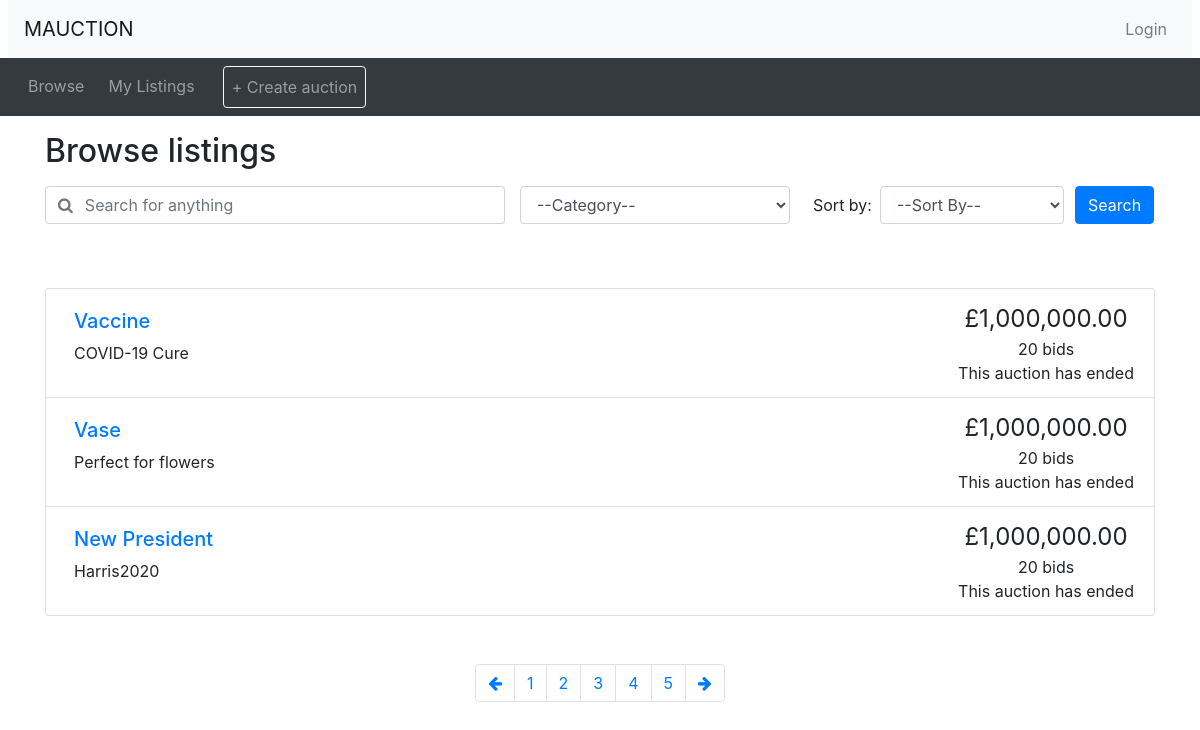
Screenshot of /browse.php with the database file from the repository.
### tables this page shows
CREATE TABLE `auctions` (
saleItemID INT NOT NULL AUTO_INCREMENT,
itemName VARCHAR(200) NOT NULL,
userID INT NOT NULL, 
startDate DATETIME NOT NULL DEFAULT CURRENT_TIMESTAMP,
category VARCHAR(100) NOT NULL,
startPrice DECIMAL NOT NULL,
description VARCHAR(300) NOT NULL, 
reservePrice DECIMAL NULL,
endTime TIME NOT NULL, 
endDate DATE NOT NULL, 
finalPrice DECIMAL NULL, 
commission DECIMAL NOT NULL,                
delivery VARCHAR(20) NOT NULL, 
outcome VARCHAR(30) NOT NULL,
cond VARCHAR(30) NOT NULL, 
PRIMARY KEY (saleItemID));

### utilities.php (the view, shortened to what this page needs)
<?php
function print_listing_li($item_id, $title, $desc, $price, $num_bids, $end_time)
{
  if (strlen($desc) > 250) {
    $desc_shortened = substr($desc, 0, 250) . '...';
  }
  else {
    $desc_shortened = $desc;
  }
  if ($num_bids == 1) {
    $bid = ' bid';
  }
  else {
    $bid = ' bids';
  }
  $now = new DateTime();
  if ($now > $end_time) {
    $time_remaining = 'This auction has ended';
  }
  else {
    $time_to_end = date_diff($now, $end_time);
    $time_remaining = display_time_remaining($time_to_end) . ' remaining';
  }
  echo('
    <li class="list-group-item d-flex justify-content-between">
    <div class="p-2 mr-5"><h5><a href="listing.php?item_id=' . $item_id . '">' . $title . '</a></h5>' . $desc_shortened . '</div>
    <div class="text-center text-nowrap"><span style="font-size: 1.5em">£' . number_format($price, 2) . '</span><br/>' . $num_bids . $bid . '<br/>' . $time_remaining . '</div>
  </li>'
  );
}
?>

### header.php (shortened to what this page needs)
<!doctype html>
<html lang="en">
<head>
  <link rel="stylesheet" href="css/bootstrap.min.css">
  <link rel="stylesheet" href="https://cdnjs.cloudflare.com/ajax/libs/font-awesome/4.7.0/css/font-awesome.min.css">
  <link rel="stylesheet" href="css/custom.css">
</head>
<body>
<nav class="navbar navbar-expand-lg navbar-light bg-light mx-2">
  <a class="navbar-brand" href="#">MAUCTION</a>
  <ul class="navbar-nav ml-auto">
    <li class="nav-item">
<?php
  if (isset($_SESSION['logged_in']) && $_SESSION['logged_in'] == true) {
    echo '<a class="nav-link" href="logout.php">Logout</a>';
  }
  else {
    echo '<button type="button" class="btn nav-link" data-toggle="modal" data-target="#loginModal">Login</button>';
  }
?>
    </li>
  </ul>
</nav>
<nav class="navbar navbar-expand-lg navbar-dark bg-dark">
  <ul class="navbar-nav align-middle">
	<li class="nav-item mx-1">
      <a class="nav-link" href="browse.php">Browse</a>
    </li>
<?php
  if (isset($_SESSION['account_type']) && $_SESSION['account_type'] == 'seller') {
  echo('
	<li class="nav-item mx-1">
      <a class="nav-link" href="mylistings.php">My Listings</a>
    </li>
	<li class="nav-item ml-3">
      <a class="nav-link btn border-light" href="create_auction.php">+ Create auction</a>
    </li>');
  }
?>
  </ul>
</nav>

### browse.php (shortened to what this page needs)
<?php
include 'connection.php';
?>
<?php include_once("header.php")?>
<?php require("utilities.php")?>
<div class="container">
<?php
  $num_results = 96;
  $results_per_page = 10;
  $max_page = ceil($num_results / $results_per_page);
?>
<h2 class="my-3">Browse listings</h2>
<div id="searchSpecs">
<form method="post">
  <div class="row">
    <div class="col-md-5 pr-0">
      <div class="form-group">
	    <div class="input-group">
          <div class="input-group-prepend">
            <span class="input-group-text bg-transparent pr-0 text-muted">
              <i class="fa fa-search"></i>
            </span>
          </div>
          <input type="text" class="form-control border-left-0" id="keyword" name="keyword" placeholder="Search for anything">
        </div>
      </div>
    </div>
    <div class="col-md-3 pr-0">
      <div class="form-group">
        <select class="form-control" id="cat" name="cat">
          <option selected value="none">--Category--</option>
        </select>
      </div>
    </div>
    <div class="col-md-3 pr-0">
      <div class="form-inline">
        <label class="mx-2" for="order_by" name="order_by">Sort by:</label>
        <select class="form-control" id="order_by">
          <option selected value="none">--Sort By--</option>
        </select>
      </div>
    </div>
    <div class="col-md-1 px-0">
      <button type="submit" name="search" class="btn btn-primary">Search</button>
    </div>
  </div>
</form>
</div>
</div>
<div class="container mt-5">
<ul class="list-group">
<?php
$query = "SELECT userID, itemName, description, startPrice, commission, endDate FROM auctions";
$result = mysqli_query($connection,$query) or die('Error making select users query' .mysql_error());
$queryRes = mysqli_num_rows($result);
if ($queryRes > 0) {
  while ($row = mysqli_fetch_assoc($result)) {
  $item_id = $row['userID'];
  $title = $row['itemName'];
  $description = $row['description'];
  $current_price = $row['startPrice'];
  $num_bids = $row['commission'];
  $end_date = $row['endDate'];
  print_listing_li($item_id, $title, $description, $current_price, $num_bids, $end_date);
  }
}
?>
</ul>
<nav aria-label="Search results pages" class="mt-5">
  <ul class="pagination justify-content-center">
<?php
  $querystring = "";
  $high_page_boost = max(3 - $curr_page, 0);
  $low_page_boost = max(2 - ($max_page - $curr_page), 0);
  $low_page = max(1, $curr_page - 2 - $low_page_boost);
  $high_page = min($max_page, $curr_page + 2 + $high_page_boost);
  if ($curr_page != 1) {
    echo('
    <li class="page-item">
      <a class="page-link" href="browse.php?' . $querystring . 'page=' . ($curr_page - 1) . '" aria-label="Previous">
        <span aria-hidden="true"><i class="fa fa-arrow-left"></i></span>
        <span class="sr-only">Previous</span>
      </a>
    </li>');
  }
  for ($i = $low_page; $i <= $high_page; $i++) {
    if ($i == $curr_page) {
      echo('
    <li class="page-item active">');
    }
    else {
      echo('
    <li class="page-item">');
    }
    echo('
      <a class="page-link" href="browse.php?' . $querystring . 'page=' . $i . '">' . $i . '</a>
    </li>');
  }
  if ($curr_page != $max_page) {
    echo('
    <li class="page-item">
      <a class="page-link" href="browse.php?' . $querystring . 'page=' . ($curr_page + 1) . '" aria-label="Next">
        <span aria-hidden="true"><i class="fa fa-arrow-right"></i></span>
        <span class="sr-only">Next</span>
      </a>
    </li>');
  }
?>
  </ul>
</nav>
</div>
<?php include_once("footer.php")?>

### footer.php (shortened to what this page needs)
</body>
</html>

### rows the page displays
auctions: itemName "Vaccine", description "COVID-19 Cure", startPrice "1,000,000.00", commission "20", commission "bids", endDate "This auction has ended"
auctions: itemName "Vase", description "Perfect for flowers", startPrice "1,000,000.00", commission "20", commission "bids", endDate "This auction has ended"
auctions: itemName "New President", description "Harris2020", startPrice "1,000,000.00", commission "20", commission "bids", endDate "This auction has ended"
